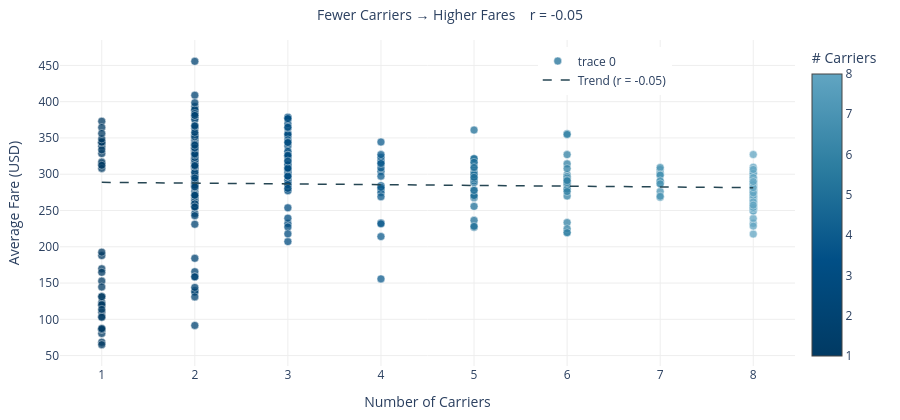

The notebook cell this image was saved under:
### Markdown cell above
## 3. Scatterplot — Carrier Count vs. Avg Fare

### Code cell
from scipy.stats import pearsonr

r, _ = pearsonr(airport["CARRIER_COUNT"], airport["AVG_FARE"])

fig_scatter = go.Figure(go.Scatter(
    x=airport["CARRIER_COUNT"],
    y=airport["AVG_FARE"],
    mode="markers",
    text=airport["AIRPORT"],
    customdata=airport[["AIRPORT", "CARRIER_COUNT", "AVG_FARE", "TOTAL_PAX"]].values,
    marker=dict(
        size=8,
        color=airport["CARRIER_COUNT"],
        colorscale=BLUE_SCALE,
        reversescale=True,
        colorbar=dict(title="# Carriers", x=1.01),
        line=dict(width=0.5, color="white"),
        opacity=0.75,
    ),
    hovertemplate=(
        "<b>%{customdata[0]}</b><br>"
        "Carriers: %{customdata[1]}<br>"
        "Avg Fare: $%{customdata[2]:.0f}<br>"
        "Passengers: %{customdata[3]:,.0f}<br>"
        "<extra></extra>"
    ),
))

# Trendline
m = np.polyfit(airport["CARRIER_COUNT"], airport["AVG_FARE"], 1)
x_line = np.linspace(airport["CARRIER_COUNT"].min(), airport["CARRIER_COUNT"].max(), 100)
fig_scatter.add_trace(go.Scatter(
    x=x_line, y=np.polyval(m, x_line),
    mode="lines", name=f"Trend (r = {r:.2f})",
    line=dict(color="#264653", dash="dash", width=1.5),
    hoverinfo="skip",
))

fig_scatter.update_layout(
    xaxis_title="Number of Carriers",
    yaxis_title="Average Fare (USD)",
    height=420,
    margin=dict(l=60, r=60, t=40, b=50),
    plot_bgcolor="white",
    paper_bgcolor="white",
    showlegend=True,
    legend=dict(x=0.65, y=0.98),
    title=dict(text=f"Fewer Carriers \u2192 Higher Fares \u2002 r = {r:.2f}", x=0.5, font=dict(size=14)),
)
fig_scatter.update_xaxes(showgrid=True, gridcolor="#eee")
fig_scatter.update_yaxes(showgrid=True, gridcolor="#eee")

fig_scatter.show()

### Figure 1 — Plotly figure (JSON) as saved in the notebook; plotly's stock layout.template omitted (floating-point values rounded to 4 significant figures; data arrays with more than 128 entries replaced by an {"elided": "..."} marker saying what was removed)
{"data": [{"customdata": {"elided": "399x4 mixed values"}, "hovertemplate": "<b>%{customdata[0]}</b><br>Carriers: %{customdata[1]}<br>Avg Fare: $%{customdata[2]:.0f}<br>Passengers: %{customdata[3]:,.0f}<br><extra></extra>", "marker": {"color": {"elided": "399 int values"}, "colorbar": {"title": {"text": "# Carriers"}, "x": 1.01}, "colorscale": [[0, "#61a5c2"], [0.33, "#2c7da0"], [0.66, "#014f86"], [1, "#013a63"]], "line": {"color": "white", "width": 0.5}, "opacity": 0.75, "reversescale": true, "size": 8}, "mode": "markers", "text": {"elided": "399 str values"}, "type": "scatter", "x": {"elided": "399 int values"}, "y": {"elided": "399 float values"}}, {"hoverinfo": "skip", "line": {"color": "#264653", "dash": "dash", "width": 1.5}, "mode": "lines", "name": "Trend (r = -0.05)", "type": "scatter", "x": [1.0, 1.071, 1.141, 1.212, 1.283, 1.354, 1.424, 1.495, 1.566, 1.636, 1.707, 1.778, 1.848, 1.919, 1.99, 2.061, 2.131, 2.202, 2.273, 2.343, 2.414, 2.485, 2.556, 2.626, 2.697, 2.768, 2.838, 2.909, 2.98, 3.051, 3.121, 3.192, 3.263, 3.333, 3.404, 3.475, 3.545, 3.616, 3.687, 3.758, 3.828, 3.899, 3.97, 4.04, 4.111, 4.182, 4.253, 4.323, 4.394, 4.465, 4.535, 4.606, 4.677, 4.747, 4.818, 4.889, 4.96, 5.03, 5.101, 5.172, 5.242, 5.313, 5.384, 5.455, 5.525, 5.596, 5.667, 5.737, 5.808, 5.879, 5.949, 6.02, 6.091, 6.162, 6.232, 6.303, 6.374, 6.444, 6.515, 6.586, 6.657, 6.727, 6.798, 6.869, 6.939, 7.01, 7.081, 7.152, 7.222, 7.293, 7.364, 7.434, 7.505, 7.576, 7.646, 7.717, 7.788, 7.859, 7.929, 8.0], "y": [288.8, 288.7, 288.6, 288.6, 288.5, 288.4, 288.3, 288.3, 288.2, 288.1, 288.0, 288.0, 287.9, 287.8, 287.7, 287.7, 287.6, 287.5, 287.4, 287.4, 287.3, 287.2, 287.2, 287.1, 287.0, 286.9, 286.9, 286.8, 286.7, 286.6, 286.6, 286.5, 286.4, 286.3, 286.3, 286.2, 286.1, 286.0, 286.0, 285.9, 285.8, 285.7, 285.7, 285.6, 285.5, 285.5, 285.4, 285.3, 285.2, 285.2, 285.1, 285.0, 284.9, 284.9, 284.8, 284.7, 284.6, 284.6, 284.5, 284.4, 284.3, 284.3, 284.2, 284.1, 284.0, 284.0, 283.9, 283.8, 283.8, 283.7, 283.6, 283.5, 283.5, 283.4, 283.3, 283.2, 283.2, 283.1, 283.0, 282.9, 282.9, 282.8, 282.7, 282.6, 282.6, 282.5, 282.4, 282.4, 282.3, 282.2, 282.1, 282.1, 282.0, 281.9, 281.8, 281.8, 281.7, 281.6, 281.5, 281.5]}], "layout": {"height": 420, "legend": {"x": 0.65, "y": 0.98}, "margin": {"b": 50, "l": 60, "r": 60, "t": 40}, "paper_bgcolor": "white", "plot_bgcolor": "white", "showlegend": true, "title": {"font": {"size": 14}, "text": "Fewer Carriers → Higher Fares   r = -0.05", "x": 0.5}, "xaxis": {"gridcolor": "#eee", "showgrid": true, "title": {"text": "Number of Carriers"}}, "yaxis": {"gridcolor": "#eee", "showgrid": true, "title": {"text": "Average Fare (USD)"}}}}
